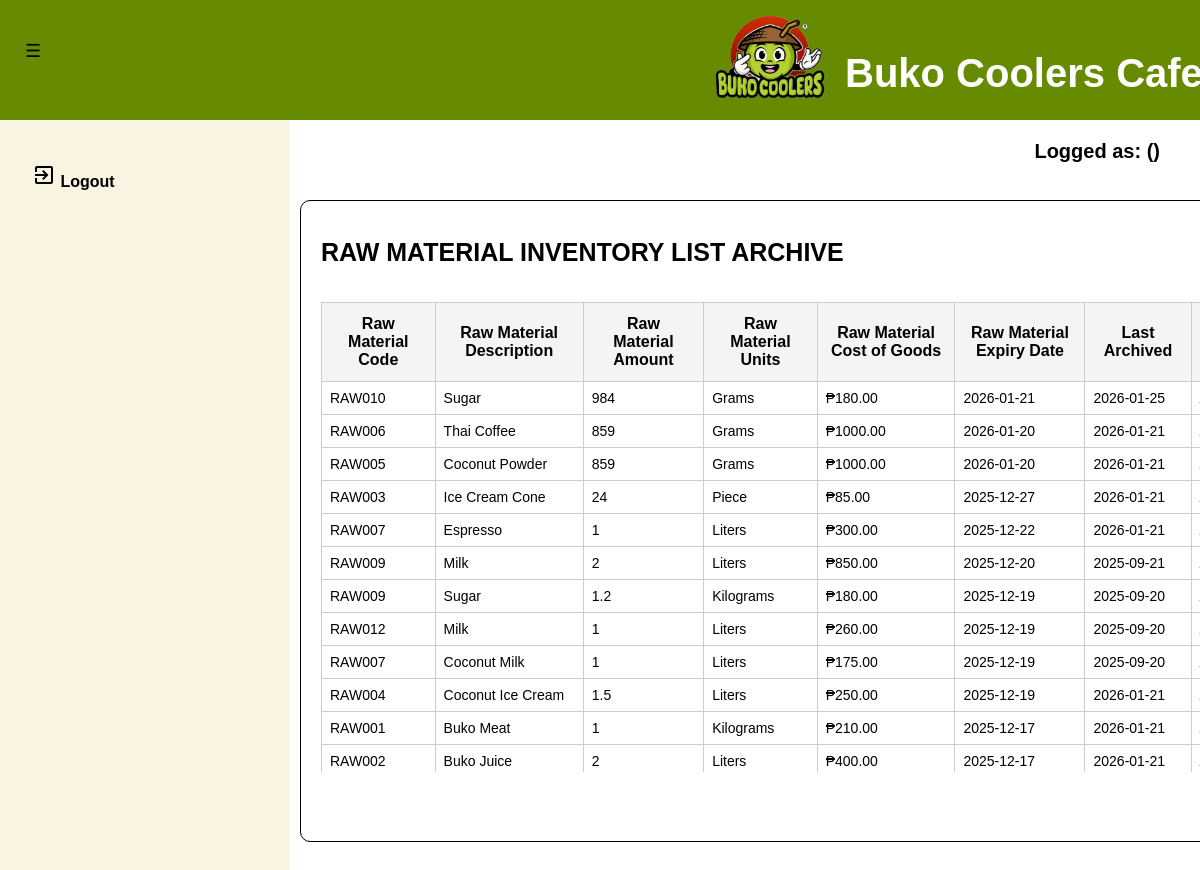
Page /inventory_raw_list_archive.php on the committed database.
### tables this page shows
CREATE TABLE `tbl_inventory` (
  `PK_INVENTORY_ITEM` int(11) NOT NULL,
  `INVENTORY_ITEM_CODE` varchar(10) NOT NULL,
  `INVENTORY_ITEM_NAME` varchar(80) NOT NULL,
  `INVENTORY_ITEM_AMOUNT` float NOT NULL,
  `INVENTORY_ITEM_UNITS` varchar(80) NOT NULL,
  `INVENTORY_ITEM_STOCK_MIN` int(11) NOT NULL DEFAULT 20,
  `INVENTORY_ITEM_COG` int(11) NOT NULL,
  `INVENTORY_ITEM_EXP` date NOT NULL,
  `INVENTORY_ITEM_TIMESTAMP` datetime NOT NULL DEFAULT current_timestamp(),
  `STATUS_INVENTORY_ITEM` varchar(25) NOT NULL DEFAULT 'ACTIVE'
);

### inventory_raw_list_archive.php (the view, shortened to what this page needs)
<?php
    include ('database_connection.php');
    $show_inventory_rm = "SELECT PK_INVENTORY_ITEM, INVENTORY_ITEM_CODE, INVENTORY_ITEM_NAME, INVENTORY_ITEM_AMOUNT, INVENTORY_ITEM_UNITS, INVENTORY_ITEM_COG, INVENTORY_ITEM_EXP, DATE_FORMAT(DATE_ADD(INVENTORY_ITEM_TIMESTAMP, INTERVAL 8 HOUR), '%Y-%m-%d') AS 'INVENTORY_ITEM_TIMESTAMP', STATUS_INVENTORY_ITEM FROM tbl_inventory WHERE INVENTORY_ITEM_CODE LIKE 'RAW%' AND STATUS_INVENTORY_ITEM = 'ARCHIVED' ORDER BY INVENTORY_ITEM_EXP DESC";
    $exec_showinventory_rm = mysqli_query($databaseconn, $show_inventory_rm);
?>
<!DOCTYPE html>
    <html lang="en">
    <head>
        <link rel="stylesheet" type="text/css" href="styles/dashboard.css">
        <link rel="stylesheet" type="text/css" href="styles/viewdata_style.css">
        <link rel="stylesheet" type="text/css" href="styles/dashboard_style.css">
    </head>
    <body>
        <div class="main_container">
            <header>
                <div id="navleft" class="show_navleft">
                    <span class="toggle-btn" onclick="toggleNav()">&#9776;</span>
                </div>
                <div class="header-content">
                    <div class="header-left">
                        <img src="templates/designs/logo_nonbg.png" alt="Buko Coolers Logo" class="logo">
                        <h1>Buko Coolers Cafe</h1>
                    </div>
                </div>
            </header>
            <div id="sidenav" class="side_nav">
                <a href="logout_action.php" onclick="return confirm('Are you sure do you want to logout?');"><i class="material-icons">exit_to_app</i> Logout</a>
            </div>
        </div>
        <div class="form_container">
            <h1>RAW MATERIAL INVENTORY LIST ARCHIVE</h1>
            <div class="table_container_nouppr">
                <div style="overflow-y: auto; height: 470px;">
                    <table class="dataview">
                        <thead>
                            <tr>
                                <th>Raw Material Code</th>
                                <th>Raw Material Description</th>
                                <th>Raw Material Amount</th>
                                <th>Raw Material Units</th>
                                <th>Raw Material Cost of Goods</th>
                                <th>Raw Material Expiry Date</th>
                                <th>Last Archived</th>
                                <th>STATUS</th>
                            </tr>
                        </thead>
                        <tbody id="table_body">
                            <tr>
                                <?php
                                    if (mysqli_num_rows($exec_showinventory_rm) > 0) {
                                        while($row = mysqli_fetch_assoc($exec_showinventory_rm)){
                                            $ret_rm_code = $row['INVENTORY_ITEM_CODE'];
                                            $ret_rm_name = $row['INVENTORY_ITEM_NAME'];
                                            $ret_rm_amt = $row['INVENTORY_ITEM_AMOUNT'];
                                            $ret_rm_units = $row['INVENTORY_ITEM_UNITS'];
                                            $ret_rm_cog = $row['INVENTORY_ITEM_COG'];
                                            $ret_rm_exp = $row['INVENTORY_ITEM_EXP'];
                                            $ret_rm_udate = $row['INVENTORY_ITEM_TIMESTAMP'];
                                            $ret_rm_status = $row['STATUS_INVENTORY_ITEM'];
                                            echo "<tr>";
                                            echo "<td>$ret_rm_code</td>";
                                            echo "<td>$ret_rm_name</td>";
                                            if ($ret_rm_amt >= 1000 && $ret_rm_units === "Mililiters"){
                                                $conv_unit_ml = $ret_rm_amt / 1000;
                                                echo "<td>$conv_unit_ml</td>";
                                            } else if ($ret_rm_amt >= 1000 && $ret_rm_units === "Grams") {
                                                $conv_unit_gram = $ret_rm_amt * 0.001;
                                                echo "<td>$conv_unit_gram</td>";
                                            } else {
                                                echo "<td>$ret_rm_amt</td>";
                                            }
                                            if ($ret_rm_amt >= 1000 && $ret_rm_units === "Mililiters"){
                                                echo "<td>Liters</td>";
                                            } else if ($ret_rm_amt >= 1000 && $ret_rm_units === "Grams") {
                                                echo "<td>Kilograms</td>";
                                            } else {
                                                if ($ret_rm_units === "Grams"){
                                                    echo "<td>Grams</td>";
                                                } else if ($ret_rm_units === "Mililiters") {
                                                    echo "<td>Mililiters</td>";
                                                } else if ($ret_rm_units === "Piece") {
                                                    echo "<td>Piece</td>";
                                                }
                                            }
                                            echo "<td>₱". $ret_rm_cog . ".00</td>";
                                            echo "<td>$ret_rm_exp</td>";
                                            echo "<td>$ret_rm_udate</td>";
                                            echo "<td>$ret_rm_status</td>";
                                            echo "</tr>";
                                        }
                                    } else {
                                        echo "<tr>
                                        <td colspan='7'>No Archived Raw Material items found.</td>
                                        </tr>";
                                    }
                                ?>
                            </tr>
                        </tbody>
                    </table>
                </div>
            </div>
        </div>
        <div class="header-right">
            <p>Logged as: <?php echo htmlspecialchars($return_username); ?> (<?php echo htmlspecialchars($return_role); ?>)</p>
    </body>
</html>

### styles/viewdata_style.css (style rules this page uses)
.form_container { position: fixed; top: 200px; left: 300px; padding: 20px; width: 80%; height: 600px; border: 1px solid #000; border-radius: 10px; }
.form_container h1 { text-align: left; font-size: 25px; font-weight: bold; margin-bottom: 20px; }
.table_container_nouppr { position: relative; top: 15px; font-size: 16px; }
.dataview { width: 100%; border-collapse: collapse; }
.dataview thead th { border: 1px solid #ccc; position: sticky; top: 0; background-color: #f4f4f4; z-index: 3; font-size: 16px; }
.dataview th, .dataview td { border: 1px solid #ccc; padding: 12px; text-align: center; }
.dataview td { border: 1px solid #ccc; padding: 8px; text-align: left; font-size: 14px; }

### styles/dashboard_style.css (style rules this page uses)
body, html { overflow-y: auto; overflow-x: hidden; margin: 0; padding: 0; font-family: Arial, sans-serif; background-color: white; height: 100%; }
header { justify-content: space-between; align-items: flex-start; background-color: #668b00; padding: 10px; color: white; height: 100px; width: 100%; }
.header-content { display: flex; justify-content: space-between; align-items: center; }
.header-left { display: flex; align-items: center; }
.header-left .logo { width: 150px; height: auto; margin-top: -60px; margin-left: 685px; margin-right: 0px; }
.header-left h1 { color: white; font-size: 40px; margin-top: 0px; }
.header-right { position: fixed; top: 120px; right: 40px; font-size: 20px; color: black; font-weight: bold; }
.side_nav { height: calc(100vh - 120px); width: 290px; position: fixed; top: 120px; left: 0; background-color: #F8F4E1; overflow-y: auto; overflow-x: hidden; transition: 0.5s; padding-top: 10px; display: flex; flex-direction: column; }
.side_nav a { padding: 33px 8px 8px 32px; text-decoration: none; font-size: 16px; color: black; display: block; transition: 0.5s; font-weight: bold; }
#navleft { width: 290px; transition: margin-left 0.5s; padding: 16px; }
.toggle-btn { position: fixed; top: 30px; left: -5px; z-index: 1; padding: 10px 30px; color: black; cursor: pointer; font-size: 18px; }

### rows in the picture
tbl_inventory: INVENTORY_ITEM_CODE "RAW010", INVENTORY_ITEM_NAME "Sugar", INVENTORY_ITEM_AMOUNT "984", INVENTORY_ITEM_UNITS "Grams", INVENTORY_ITEM_COG "180", INVENTORY_ITEM_EXP "2026-01-21", ret_rm_udate "2026-01-25"
tbl_inventory: INVENTORY_ITEM_CODE "RAW006", INVENTORY_ITEM_NAME "Thai Coffee", INVENTORY_ITEM_AMOUNT "859", INVENTORY_ITEM_UNITS "Grams", INVENTORY_ITEM_COG "1000", INVENTORY_ITEM_EXP "2026-01-20", ret_rm_udate "2026-01-21"
tbl_inventory: INVENTORY_ITEM_CODE "RAW005", INVENTORY_ITEM_NAME "Coconut Powder", INVENTORY_ITEM_AMOUNT "859", INVENTORY_ITEM_UNITS "Grams", INVENTORY_ITEM_COG "1000", INVENTORY_ITEM_EXP "2026-01-20", ret_rm_udate "2026-01-21"
tbl_inventory: INVENTORY_ITEM_CODE "RAW003", INVENTORY_ITEM_NAME "Ice Cream Cone", INVENTORY_ITEM_AMOUNT "24", INVENTORY_ITEM_UNITS "Piece", INVENTORY_ITEM_COG "85", INVENTORY_ITEM_EXP "2025-12-27", ret_rm_udate "2026-01-21"
tbl_inventory: INVENTORY_ITEM_CODE "RAW007", INVENTORY_ITEM_NAME "Espresso", INVENTORY_ITEM_AMOUNT "1", INVENTORY_ITEM_UNITS "Liters", INVENTORY_ITEM_COG "300", INVENTORY_ITEM_EXP "2025-12-22", ret_rm_udate "2026-01-21"
tbl_inventory: INVENTORY_ITEM_CODE "RAW009", INVENTORY_ITEM_NAME "Milk", INVENTORY_ITEM_AMOUNT "2", INVENTORY_ITEM_UNITS "Liters", INVENTORY_ITEM_COG "850", INVENTORY_ITEM_EXP "2025-12-20", ret_rm_udate "2025-09-21"
tbl_inventory: INVENTORY_ITEM_CODE "RAW009", INVENTORY_ITEM_NAME "Sugar", INVENTORY_ITEM_AMOUNT "1.2", INVENTORY_ITEM_UNITS "Kilograms", INVENTORY_ITEM_COG "180", INVENTORY_ITEM_EXP "2025-12-19", ret_rm_udate "2025-09-20"
tbl_inventory: INVENTORY_ITEM_CODE "RAW012", INVENTORY_ITEM_NAME "Milk", INVENTORY_ITEM_AMOUNT "1", INVENTORY_ITEM_UNITS "Liters", INVENTORY_ITEM_COG "260", INVENTORY_ITEM_EXP "2025-12-19", ret_rm_udate "2025-09-20"
tbl_inventory: INVENTORY_ITEM_CODE "RAW007", INVENTORY_ITEM_NAME "Coconut Milk", INVENTORY_ITEM_AMOUNT "1", INVENTORY_ITEM_UNITS "Liters", INVENTORY_ITEM_COG "175", INVENTORY_ITEM_EXP "2025-12-19", ret_rm_udate "2025-09-20"
tbl_inventory: INVENTORY_ITEM_CODE "RAW004", INVENTORY_ITEM_NAME "Coconut Ice Cream", INVENTORY_ITEM_AMOUNT "1.5", INVENTORY_ITEM_UNITS "Liters", INVENTORY_ITEM_COG "250", INVENTORY_ITEM_EXP "2025-12-19", ret_rm_udate "2026-01-21"
tbl_inventory: INVENTORY_ITEM_CODE "RAW001", INVENTORY_ITEM_NAME "Buko Meat", INVENTORY_ITEM_AMOUNT "1", INVENTORY_ITEM_UNITS "Kilograms", INVENTORY_ITEM_COG "210", INVENTORY_ITEM_EXP "2025-12-17", ret_rm_udate "2026-01-21"
tbl_inventory: INVENTORY_ITEM_CODE "RAW002", INVENTORY_ITEM_NAME "Buko Juice", INVENTORY_ITEM_AMOUNT "2", INVENTORY_ITEM_UNITS "Liters", INVENTORY_ITEM_COG "400", INVENTORY_ITEM_EXP "2025-12-17", ret_rm_udate "2026-01-21"
